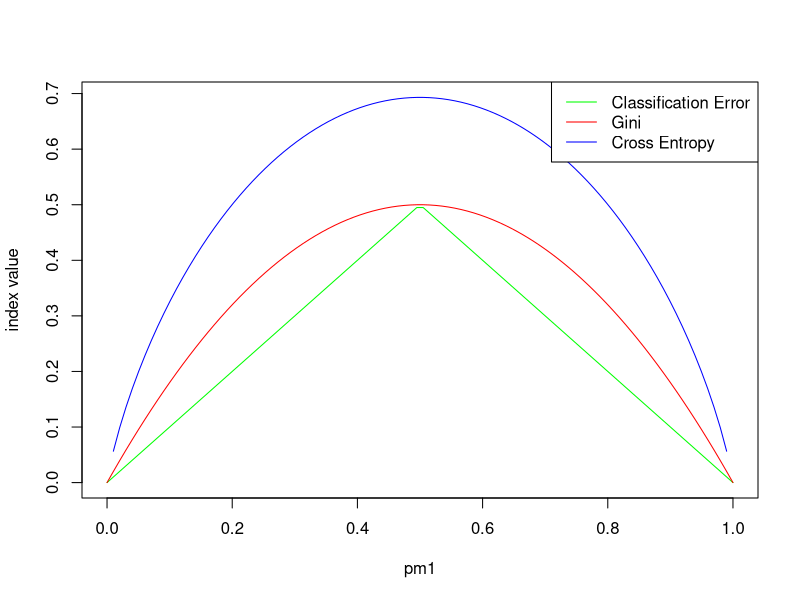

Write R code to recreate this figure.
err.rate <- function(pm1){
    pm2 = 1 - pm1
    err = 1 - pmax(pm1, pm2)
    return( err )
}


gini <- function(pm1){
    pm2 = 1 - pm1
    gini = pm1*(1-pm1) + pm2*(1-pm2)
    return( gini )
}


cross.entropy <- function(pm1){
    pm2 = 1 - pm1
    c.e = -1*( pm1*log(pm1) + pm2*log(pm2) )
    return( c.e )
}


pm1 = seq(0, 1, length.out=100)
e.r = err.rate(pm1)
g = gini(pm1)
c.e = cross.entropy(pm1)
x.lim = c(min(pm1), max(pm1))
y.lim = c(min(e.r, g, c.e, na.rm=TRUE), max(e.r, g, c.e, na.rm=TRUE))

plot(pm1, e.r, type='l', col='green', xlim=x.lim, ylim=y.lim, xlab='pm1', ylab='index value')
lines(pm1, g, col='red')
lines(pm1, c.e, col='blue')
legend('topright', legend=c('Classification Error', 'Gini', 'Cross Entropy'), col=c('green', 'red', 'blue'), lwd=1)